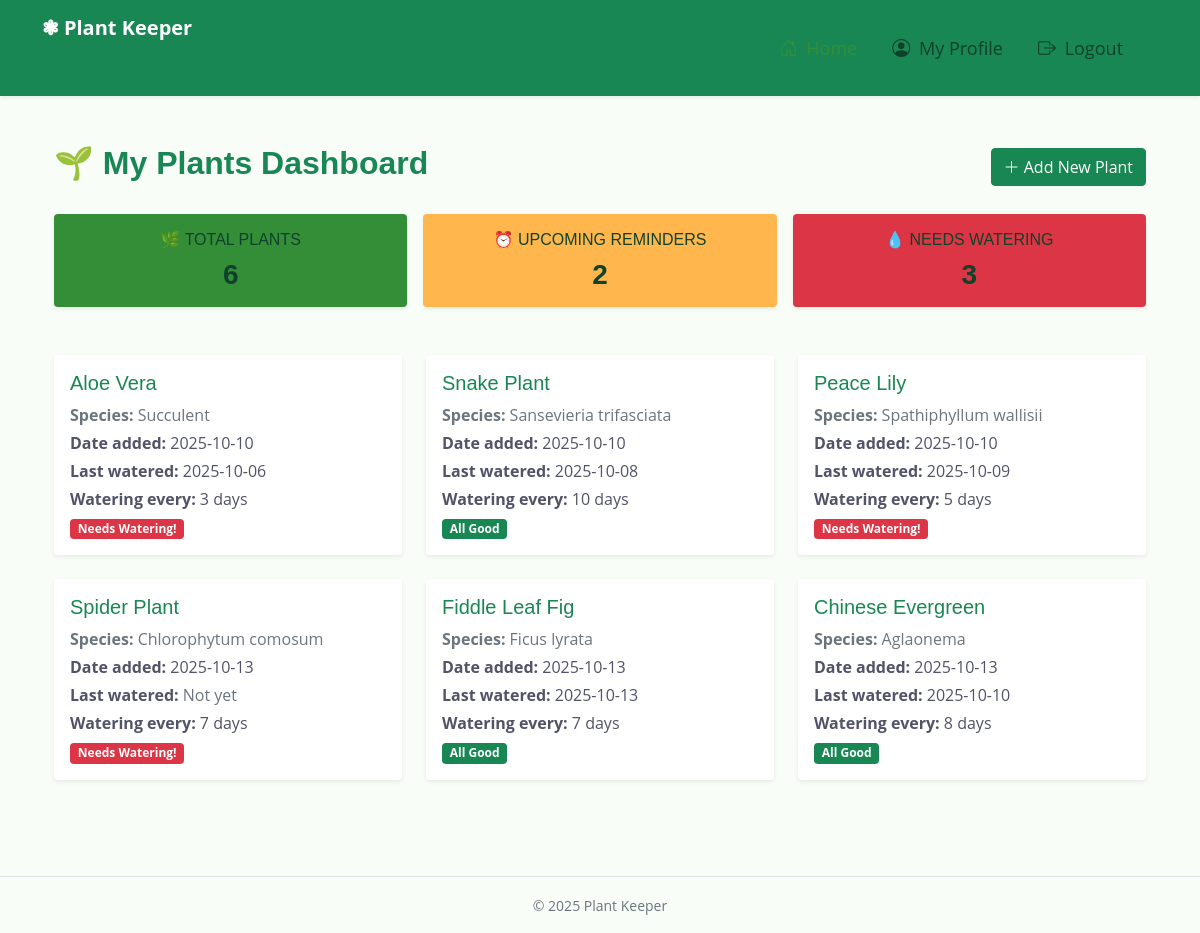
The app's page / (signed in) with its own data.
### main_app/models.py (models this page shows, shortened)
class Plant(models.Model):
    name = models.CharField(max_length=100)
    species = models.CharField(max_length=100)
    date_added = models.DateField(auto_now_add=True)
    last_watered_date = models.DateField(blank=True, null=True)
    watering_frequency = models.IntegerField(
        default=7, help_text="Days between watering"
    )
    notes = models.TextField(blank=True)
    user = models.ForeignKey(User, on_delete=models.CASCADE)
    @property
    def needs_watering(self):
        if not self.last_watered_date:
            return True
        days_passed = (date.today() - self.last_watered_date).days
        return days_passed >= self.watering_frequency

### main_app/views.py (the view)
# urls.py: path("", views.PlantList.as_view(), name="plant_list"),
class PlantList(LoginRequiredMixin, ListView):
    model = Plant
    template_name = "plants/index.html"
    context_object_name = "plants"
    def get_queryset(self):
        return Plant.objects.filter(user=self.request.user)
    def get_context_data(self, **kwargs):
        context = super().get_context_data(**kwargs)
        today = date.today()
        next_week = today + timedelta(days=7)
        context["reminders_today"] = Reminder.objects.filter(
            reminder_date__range=(today, next_week),
            is_completed=False,
            plant__user=self.request.user,
        )
        needs_watering_plants = [
            plant for plant in context["plants"] if plant.needs_watering
        ]
        context["needs_watering_count"] = len(needs_watering_plants)
        return context

### main_app/templates/plants/index.html (shortened to what this page needs)
{% extends "base.html" %}
{% block content %}
<div class="container py-5">
  <div class="d-flex justify-content-between align-items-center mb-4">
    <h2 class="fw-bold text-success">🌱 My Plants Dashboard</h2>
    <a href="{% url 'plant_create' %}" class="btn btn-success">
      <i class="bi bi-plus-lg"></i> Add New Plant
    </a>
  </div>
<div class="row g-3 mb-5">
  <div class="col-md-4 col-sm-6">
      <div class="card text-white bg-primary border-0 shadow-sm text-center">
      <div class="card-body py-3">
        <h6 class="card-title text-uppercase fw-semibold mb-2">🌿 Total Plants</h6>
        <h3 class="fw-bold mb-0">{{ plants|length }}</h3>
      </div>
    </div>
  </div>
<div class="col-md-4 col-sm-6">
  <div class="card text-dark border-0 shadow-sm text-center"
       style="background-color:#ffb74d; color:#212529;">
    <div class="card-body py-3">
      <h6 class="card-title text-uppercase fw-semibold mb-2">⏰ Upcoming Reminders</h6>
      <h3 class="fw-bold mb-0">{{ reminders_today|length }}</h3>
    </div>
  </div>
</div>
  <div class="col-md-4 col-sm-6">
    <div class="card text-white bg-danger border-0 shadow-sm text-center">
      <div class="card-body py-3">
        <h6 class="card-title text-uppercase fw-semibold mb-2">💧 Needs Watering</h6>
        <h3 class="fw-bold mb-0">{{ needs_watering_count }}</h3>
      </div>
    </div>
  </div>
</div>
  {% if plants %}
    <div class="row g-4">
      {% for plant in plants %}
        <div class="col-md-4">
          <div class="card h-100 shadow-sm border-0">
            <div class="card-body">
              <h5 class="card-title text-success">
                <a href="{% url 'plant_detail' plant.pk %}" class="text-success text-decoration-none">
                  {{ plant.name }}
                </a>
              </h5>
              <p class="text-muted mb-1"><strong>Species:</strong> {{ plant.species }}</p>
              <p class="mb-1"><strong>Date added:</strong> {{ plant.date_added|date:"Y-m-d" }}</p>
              <p class="mb-1"><strong>Last watered:</strong>
                {% if plant.last_watered_date %}
                  {{ plant.last_watered_date|date:"Y-m-d" }}
                {% else %}
                  <span class="text-muted">Not yet</span>
                {% endif %}
              </p>
              <p class="mb-1"><strong>Watering every:</strong> {{ plant.watering_frequency }} days</p>
              {% if plant.needs_watering %}
                <span class="badge bg-danger">Needs Watering!</span>
              {% else %}
                <span class="badge bg-success">All Good</span>
              {% endif %}
            </div>
          </div>
        </div>
      {% endfor %}
    </div>
  {% else %}
    <div class="alert alert-info text-center">
      🌿 No plants added yet. <a href="{% url 'plant_create' %}" class="alert-link">Add your first one!</a>
    </div>
  {% endif %}
</div>
{% endblock %}

### main_app/static/css/style.css (style rules this page uses)
:root { --primary: #348E38; --secondary: #525368; --light: #E8F5E9; --dark: #0F4229; }
h1, .h1, h2, .h2, .fw-bold { font-weight: 700 !important; }
h3, .h3, h4, .h4, .fw-medium { font-weight: 600 !important; }
h5, .h5, h6, .h6, .fw-semi-bold { font-weight: 500 !important; }
.btn { transition: .5s; font-weight: 500; }
body { background-color: #f8fdf8; }

### records on screen
Plant: name "Aloe Vera", species "Succulent", date_added "2025-10-10", last_watered_date "2025-10-06", watering_frequency "3", shows "Needs Watering!"
Plant: name "Snake Plant", species "Sansevieria trifasciata", date_added "2025-10-10", last_watered_date "2025-10-08", watering_frequency "10", shows "All Good"
Plant: name "Peace Lily", species "Spathiphyllum wallisii", date_added "2025-10-10", last_watered_date "2025-10-09", watering_frequency "5", shows "Needs Watering!"
Plant: name "Spider Plant", species "Chlorophytum comosum", date_added "2025-10-13", shows "Not yet", watering_frequency "7", shows "Needs Watering!"
Plant: name "Fiddle Leaf Fig", species "Ficus lyrata", date_added "2025-10-13", last_watered_date "2025-10-13", watering_frequency "7", shows "All Good"
Plant: name "Chinese Evergreen", species "Aglaonema", date_added "2025-10-13", last_watered_date "2025-10-10", watering_frequency "8", shows "All Good"

### other values on screen
{{ plants|length }} "6"
{{ reminders_today|length }} "2"
{{ needs_watering_count }} "3"
